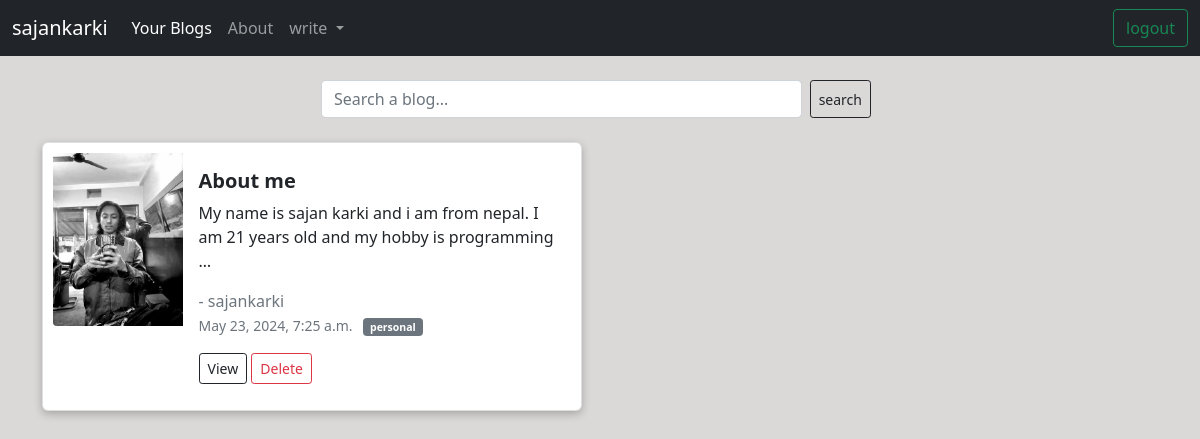
Screenshot of / (signed in) with the database file from the repository.
### myblogs/models.py (models this page shows, shortened)
class Blog(models.Model):
    category = models.ForeignKey(Category, blank=True, null=True, on_delete=models.SET_NULL)
    user = models.ForeignKey(User, on_delete=models.CASCADE, default=1)  # Set a default value for the user field
    title = models.TextField(max_length=100, blank=False, null=False)
    image = models.ImageField(blank=False, null=False)
    description = models.TextField(max_length=10000, blank=False, null=False)
    created_by = models.CharField(max_length=100, null=False, default=False)
    created_at = models.DateTimeField(default=datetime.now, blank=True)

class Category(models.Model):
    name = models.CharField(max_length=100, null=False, blank=False)
    user = models.ForeignKey(User, on_delete=models.SET_NULL, null=True, blank=True)
    def __str__(self) -> str:
        return self.name

### myblogs/views.py (the view)
# urls.py: path('', views.index, name='index'),
@login_required(login_url='loginUser')
def index(request):
    category = Category.objects.filter(user=request.user)
    query = request.GET.get('query', '')
    if query:
        blogs = Blog.objects.filter(user=request.user, title__icontains=query)
    else:
        blogs = Blog.objects.filter(user=request.user)
    return render(request, 'index.html', {'category': category, 'blogs': blogs})

### templates/index.html (shortened to what this page needs)
<!DOCTYPE html>
{% load static %}
<html lang="en">
<head>
  <link href="https://cdn.jsdelivr.net/npm/bootstrap@5.0.2/dist/css/bootstrap.min.css" rel="stylesheet"
>
    <link rel="stylesheet" href="{% static 'style.css' %}">
</head>
<body style="background-color: rgb(219, 216, 216);">
  <nav class="navbar navbar-expand-lg navbar-dark bg-dark">
    <div class="container-fluid">
      {% if user.is_authenticated %}
      <a class="navbar-brand" href="#">{{user.username}}</a>
      {% endif %}
      <div class="collapse navbar-collapse" id="navbarSupportedContent">
        <ul class="navbar-nav me-auto mb-2 mb-lg-0">
          <li class="nav-item">
            <a class="nav-link active" aria-current="page" href="{% url 'index' %}">Your Blogs</a>
          </li>
          <li class="nav-item">
            <a class="nav-link" href="#">About</a>
          </li>
          <li class="nav-item dropdown">
            <a class="nav-link dropdown-toggle" href="#" id="navbarDropdown" role="button" data-bs-toggle="dropdown"
              aria-expanded="false">
              write
            </a>
          </li>
        </ul>
        <form class="d-flex">
          <a href="{% url 'logoutUser' %}" class="btn btn-outline-success">logout</a>
        </form>
      </div>
    </div>
  </nav>
  <div class="container my-4 d-flex justify-content-center">
    <form class="col-12 col-lg-6" method="GET" action="{% url 'index' %}">
      <div style="display: flex;">
        <input type="search" name="query" class="form-control form-control-dark" placeholder="Search a blog..." aria-label="Search">
        <button class="btn btn-outline-dark btn-sm mx-2">search</button>
      </div>
    </form>
  </div>
  <div class="container">
    <div class="row">
      {% for blog in blogs reversed %}
      <div class="col-md-6 mb-3">
        <div class="card" style="max-width: 540px; border-radius: 6px; box-shadow: rgba(0, 0, 0, 0.24) 0px 3px 8px;">
          <div class="row g-0" style="padding: 10px;">
            <div class="col-md-3">
              {% if blog.image %}
              <img src="{{ blog.image.url }}" class="img-fluid rounded-start" alt="...">
              {% else %}
              <img src="path/to/default/image.jpg" class="img-fluid rounded-start" style="width: 100px; height: 100px; object-fit: cover;" alt="No image available">
              {% endif %}
            </div>
            <div class="col-md-9">
              <div class="card-body">
                <h5 class="card-title"><b>{{ blog.title }}</b></h5>
                <p class="card-text">{{ blog.description|truncatewords:20 }}</p>
                <p class="text-muted" style="margin: 0;">- {{user.username}}</p>
                <p class="card-text">
                  <small class="text-muted">{{ blog.created_at }}
                    <span style="margin-left: 7px;" class="badge bg-secondary">{{ blog.category }}</span>
                  </small>
                </p>
                <a href="{% url 'yourBlog' blog.id %}" class="btn btn-outline-dark btn-sm">View</a>
                <a href="{% url 'deleteBlog' blog.id %}" class="btn btn-outline-danger btn-sm">Delete</a>
              </div>
            </div>
          </div>
        </div>
      </div>
      {% empty %}
      <p style="color: red;">empty blogs...</p>
      {% endfor %}
    </div>
  </div>
</body>
</html>

### rows the page displays
Blog: image (picture), title "About me", description "My name is sajan karki and i am from nepal. I am 21 years old and my hobby is programming …", created_at "May 23, 2024, 7:25 a.m.", category "personal"

### other values shown
{{ user.username }} "sajankarki"
